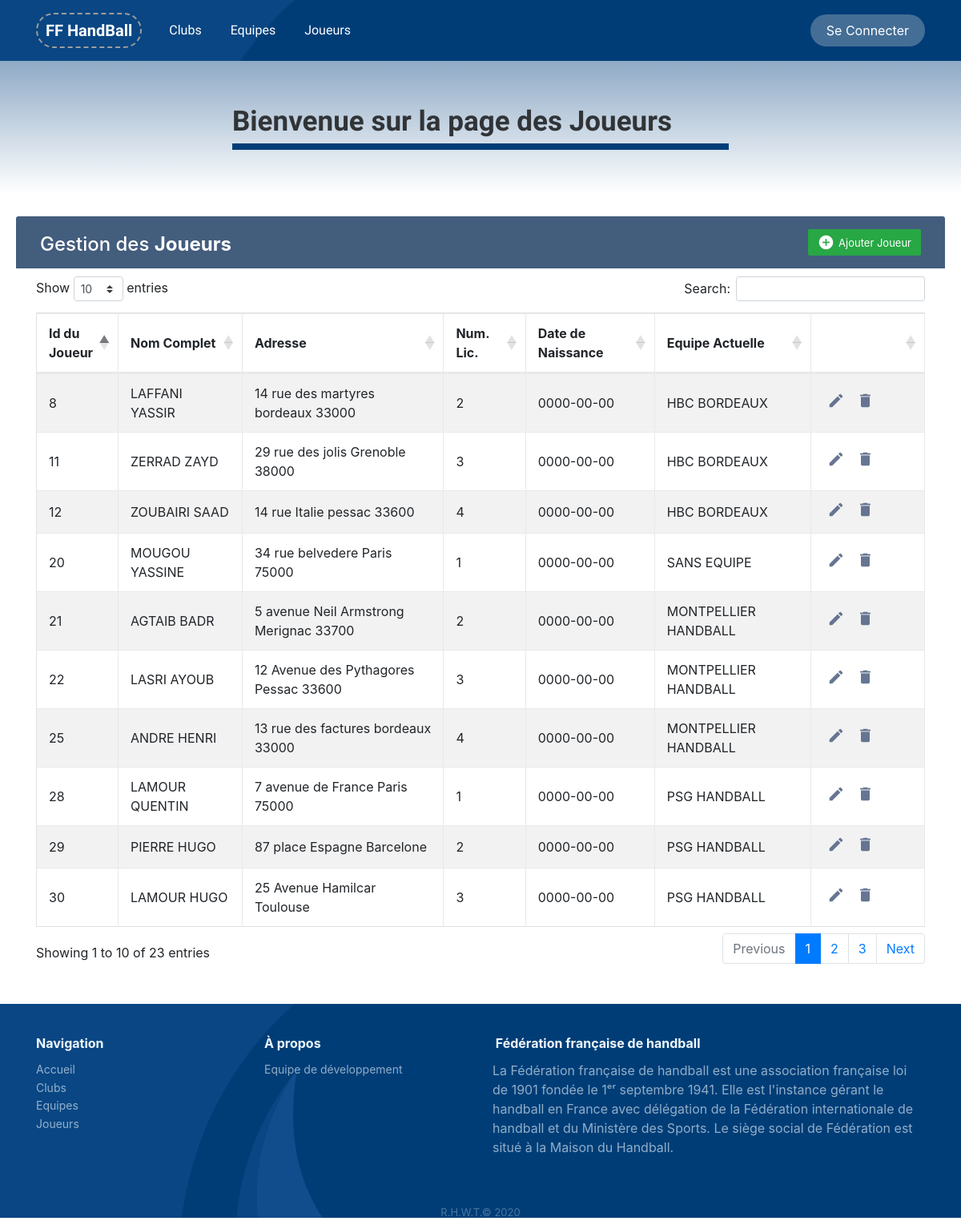
Screenshot of /Interface/joueurs.php with the database file from the repository.
### tables this page shows
create table INDIVIDU
(
    ID_INDIVIDU           INT           not null   auto_increment,
    NOM_INDIVIDU          CHAR(30)      not null,
    PRENOM_INDIVIDU       CHAR(30)              ,
    ADRESSE               CHAR(50)              ,
    constraint pk_individu primary key (ID_INDIVIDU)
);

create table JOUEUR
(
    ID_JOUEUR                INT           not null,
    NUMERO_LICENCE           INT           not null,
    DATE_NAISSANCE           DATE                        ,   
    constraint pk_joueur primary key (ID_JOUEUR)
);

### Interface/joueurs.php (the view, shortened to what this page needs)
<?php
include "header.php";
include "connect.php";
?>
<div class="highlight-phone" style="width: 1920;height: auto;background: linear-gradient(rgba(10,70,131,0.46), white);margin: auto;padding-right: auto;">
    <h2 style="height: auto;width: 620px;border-bottom: 8px solid rgb(0,61,119);font-family: 'Allerta Stencil', sans-serif;font-size: 35px;margin: auto;"><strong>Bienvenue sur la page des Joueurs</strong><br></h2>
</div>
<?php
function showAllJoueurs($connection) {
    $requete="select P.ID_JOUEUR ID, I.NOM_INDIVIDU NOM, I.PRENOM_INDIVIDU PRENOM, I.ADRESSE ADR, P.NUMERO_LICENCE NUM_LIC, P.DATE_NAISSANCE DATE, V.NOM_EQUIPE  NOM_E
                from (INDIVIDU I inner join JOUEUR P on I.ID_INDIVIDU = P.ID_JOUEUR)
                right outer join PLAYER_ACTUAL_TEAM V on V.ID_JOUEUR=P.ID_JOUEUR;";
    if($res = $connection->query($requete)) {
        echo "
            <div class=\"table-title\">
				<div class=\"row\" >
					<div class=\"col\">
						<h2>Gestion des <b> Joueurs</b></h2>
					</div>
					<div class=\"col-2 order-2\" style=\"width:50\">
						<a href=\"joueurs.php?new=true\" class=\"btn btn-success\"><i class=\"material-icons\">&#xE147;</i> <span>Ajouter Joueur</span></a>
					</div>
				</div>
			</div>
        ";
        echo "<table id=\"default_table\" style=\"width:100%\" class=\"table table-striped table-bordered\">";
        echo "<thead>";
        echo "<tr>";
        echo "<th> Id du Joueur </th>";
        echo "<th> Nom Complet </th>";
        echo "<th> Adresse </th>";
        echo "<th> Num. Lic. </th>";
        echo "<th> Date de Naissance </th>";
        echo "<th> Equipe Actuelle</th>";
        echo "<th> </th>";
        echo "</tr>";
        echo "</thead>";
        echo "<tbody>";
        while ($joueur = $res->fetch_assoc()) {
            echo "<tr>";
            echo "<td>".$joueur["ID"]."</td>";
            echo "<td>".$joueur["NOM"]." ".$joueur["PRENOM"]."</td>";
            echo "<td>".$joueur["ADR"]."</td>";
            echo "<td>".$joueur["NUM_LIC"]."</td>";
            echo "<td>".$joueur["DATE"]."</td>";
            if (is_null($joueur["NOM_E"]))
                echo "<td> SANS EQUIPE </td>";
            else
                echo "<td>".$joueur["NOM_E"]."</td>";
            echo "<td>  <a href=\"joueurs.php?id_joueur=".$joueur["ID"]."&amp;edit=enter\"><i class=\"material-icons\">edit</i></a>
                        <a href=\"joueurs.php?id_joueur=".$joueur["ID"]."&amp;delete=true\"><i class=\"material-icons\">delete</i></a></td>";
            echo "</tr>";
      }
      echo "</tbody>";
      echo "</table>";
  }
}
?>
<div class="container py-5">
    <?php
        showAllJoueurs($connection);
    ?>
</div>
<?php
include "footer.php";
?>

### Interface/assets/css/Highlight-Phone.css (style rules this page uses)
.highlight-phone { color: #313437; background-color: #eef4f7; padding: 50px 0 55px; overflow: hidden; }
.highlight-phone h2 { font-weight: bold; margin-bottom: 35px; line-height: 1.5; padding-top: 0; margin-top: 0; color: inherit; }

### Interface/assets/css/table.css (style rules this page uses)
.table-title { padding-bottom: 15px; background: #435d7d; color: #fff; padding: 16px 30px; min-width: 100%; margin: -20px -25px 10px; border-radius: 3px 3px 0 0; }
.table-title h2 { margin: 5px 0 0; font-size: 24px; }
.table-title .btn { color: #fff; float: right; font-size: 13px; border: none; min-width: 50px; border-radius: 2px; border: none; outline: none !important; margin-left: 10px; }
.table-title .btn i { float: left; font-size: 21px; margin-right: 5px; }
.table-title .btn span { float: left; margin-top: 2px; }
table.table tr th, table.table tr td { border-color: #e9e9e9; padding: 12px 15px; vertical-align: middle; }
table.table tr th:first-child { width: 60px; }
table.table tr th:last-child { width: 100px; }
table.table-striped tbody tr:nth-of-type(odd) { background-color: #fcfcfc; }
table.table td:last-child i { opacity: 0.9; font-size: 22px; margin: 0 5px; }
table.table td a { font-weight: bold; color: #566787; display: inline-block; text-decoration: none; outline: none !important; }
table.table td i { font-size: 19px; }

### rows the page displays
individu: joueur.ID_JOUEUR "8", NOM_INDIVIDU "LAFFANI", PRENOM_INDIVIDU "YASSIR", ADRESSE "14 rue des martyres bordeaux 33000", joueur.NUMERO_LICENCE "2", joueur.DATE_NAISSANCE "0000-00-00", NOM_E "HBC BORDEAUX"
individu: joueur.ID_JOUEUR "11", NOM_INDIVIDU "ZERRAD", PRENOM_INDIVIDU "ZAYD", ADRESSE "29 rue des jolis Grenoble 38000", joueur.NUMERO_LICENCE "3", joueur.DATE_NAISSANCE "0000-00-00", NOM_E "HBC BORDEAUX"
individu: joueur.ID_JOUEUR "12", NOM_INDIVIDU "ZOUBAIRI", PRENOM_INDIVIDU "SAAD", ADRESSE "14 rue Italie pessac 33600", joueur.NUMERO_LICENCE "4", joueur.DATE_NAISSANCE "0000-00-00", NOM_E "HBC BORDEAUX"
individu: joueur.ID_JOUEUR "20", NOM_INDIVIDU "MOUGOU", PRENOM_INDIVIDU "YASSINE", ADRESSE "34 rue belvedere Paris 75000", joueur.NUMERO_LICENCE "1", joueur.DATE_NAISSANCE "0000-00-00", shows "SANS EQUIPE"
individu: joueur.ID_JOUEUR "21", NOM_INDIVIDU "AGTAIB", PRENOM_INDIVIDU "BADR", ADRESSE "5 avenue Neil Armstrong Merignac 33700", joueur.NUMERO_LICENCE "2", joueur.DATE_NAISSANCE "0000-00-00", NOM_E "MONTPELLIER HANDBALL"
individu: joueur.ID_JOUEUR "22", NOM_INDIVIDU "LASRI", PRENOM_INDIVIDU "AYOUB", ADRESSE "12 Avenue des Pythagores Pessac 33600", joueur.NUMERO_LICENCE "3", joueur.DATE_NAISSANCE "0000-00-00", NOM_E "MONTPELLIER HANDBALL"
individu: joueur.ID_JOUEUR "25", NOM_INDIVIDU "ANDRE", PRENOM_INDIVIDU "HENRI", ADRESSE "13 rue des factures bordeaux 33000", joueur.NUMERO_LICENCE "4", joueur.DATE_NAISSANCE "0000-00-00", NOM_E "MONTPELLIER HANDBALL"
individu: joueur.ID_JOUEUR "28", NOM_INDIVIDU "LAMOUR", PRENOM_INDIVIDU "QUENTIN", ADRESSE "7 avenue de France Paris 75000", joueur.NUMERO_LICENCE "1", joueur.DATE_NAISSANCE "0000-00-00", NOM_E "PSG HANDBALL"
individu: joueur.ID_JOUEUR "29", NOM_INDIVIDU "PIERRE", PRENOM_INDIVIDU "HUGO", ADRESSE "87 place Espagne Barcelone", joueur.NUMERO_LICENCE "2", joueur.DATE_NAISSANCE "0000-00-00", NOM_E "PSG HANDBALL"
individu: joueur.ID_JOUEUR "30", NOM_INDIVIDU "LAMOUR", PRENOM_INDIVIDU "HUGO", ADRESSE "25 Avenue Hamilcar Toulouse", joueur.NUMERO_LICENCE "3", joueur.DATE_NAISSANCE "0000-00-00", NOM_E "PSG HANDBALL"
